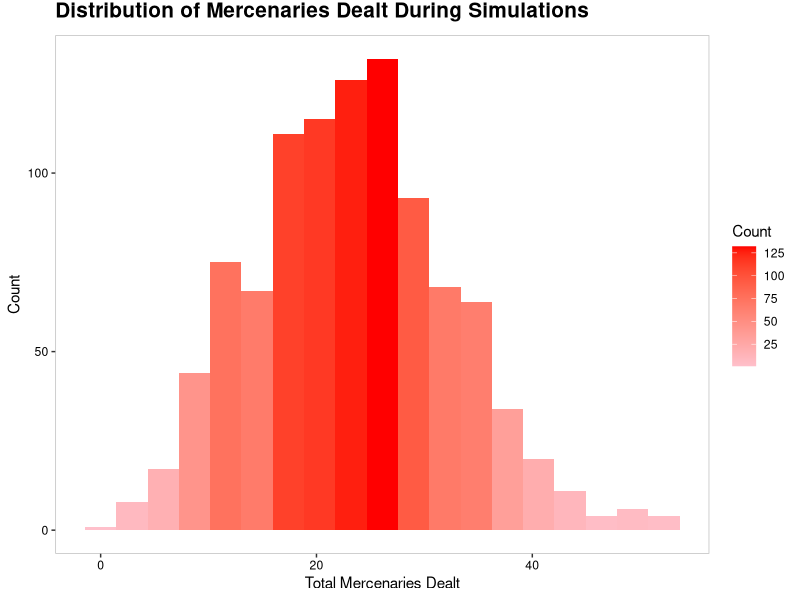

The R source for this figure:
## ---- chunk 1

require(knitr)

## Colonel Blotto Example

colonel.blotto <- matrix(c(0,"33%","33%","66%",0,"33%","66%","66%",0), ncol=3,byrow = F)
colnames(colonel.blotto) <- c("(2,0)","(1,1)","(0,2)") 
rownames(colonel.blotto) <- c("(2,0)","(1,1)","(0,2)")

kable(colonel.blotto)

## ---- chunk 2

# deck minus effects cards
deck <- c(rep(1,10),
          rep(2,8),
          rep(3,8),
          rep(4,8),
          rep(5,8),
          rep(6,8),
          rep(10,8),
          rep(0,52)) # effect cards are represented by zero

set.seed(1234)

player1 <- sample(deck, 10, replace = F)

simulations <- data.frame(sums=replicate(1000, sum(sample(deck,10,replace=F))))

require(ggplot2)
ggplot(simulations, aes(sums, fill=..count..)) + 
  geom_histogram(binwidth = 2.9) +
  scale_fill_gradient("Count", low="pink", high="red") +
  xlab("Total Mercenaries Dealt") +
  ylab("Count") +
  ggtitle("Distribution of Mercenaries Dealt During Simulations") +
    theme(panel.background=element_blank(),
        panel.grid.major=element_blank(),
        panel.grid.minor=element_blank(),
        panel.border=element_rect(color="grey",fill=NA),
        axis.title.x=element_text(vjust=1),
        axis.text=element_text(color="black"),
        plot.title=element_text(face="bold", size=15, vjust=2))

mean.simulations <- mean(simulations$sums)
## ---- chunk 3

n1 <- sum(player1)
n2 <- round(mean.simulations,0)

percentages.player1 <- c(round(n1 *.75,0),
                         round(n1 *.5,0),
                         round(n1 *.25),0)
percentages.player2.th <- c(round(n2 *.75,0),
                         round(n2 *.5,0),
                         round(n2 *.25),0)

battlefields.won <- function(a,b) {
  if(a > b ) { print(1) }
  else if (a < b) { print(0) }
  else if (a == b) { print(0) }
}

outcomes.p1 <- c()
outcomes.p2 <- c()

l <- 1
each <- 1 

while(l < length(percentages.player1)) {
 if (each < length(percentages.player2.th)) {  
   outcomes.p1 <- c(outcomes.p1,
                 battlefields.won(percentages.player1[l], 
                                  percentages.player2.th[each]))
   outcomes.p2 <- c(outcomes.p2,
                 battlefields.won(n1 - percentages.player1[l],
                                  n2- percentages.player2.th[each]))

      each <- each + 1 
 }
 else { 
   l <- l + 1
   each <- 1
 } 
}

pair <- function(x,y) sprintf("(%d,%d)", x, y)

outcome.matrix <- matrix(pair(outcomes.p1,outcomes.p2),
                         ncol=3, byrow=T)
rownames(outcome.matrix) <- c(paste("(",percentages.player1[1],",", 
                                  n1 - percentages.player1[1],")",sep=""),
                              paste("(",percentages.player1[2],",", 
                                  n1 - percentages.player1[2],")",sep=""),
                              paste("(",percentages.player1[3],",", 
                                  n1 - percentages.player1[3],")",sep=""))

colnames(outcome.matrix) <- c(paste("(",percentages.player2.th[1],",", 
                                  n2 - percentages.player2.th[1],")",sep=""),
                              paste("(",percentages.player2.th[2],",", 
                                  n2 - percentages.player2.th[2],")",sep=""),
                              paste("(",percentages.player2.th[3],",", 
                                  n2 - percentages.player2.th[3],")",sep=""))

## ---- chunk 4
kable(outcome.matrix)
## ---- chunk 5

kable(outcome.matrix[,-3])

